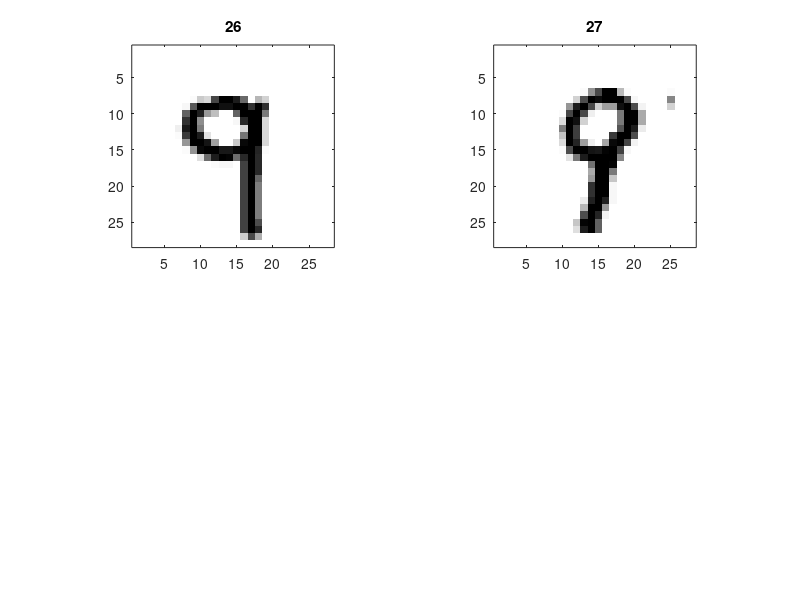

MATLAB code for this plot: (Note: this script raises an error after producing the figure.)
% Shape Context Demo #2
% MNIST digits

% load in the digit database (only needs to be done once per session)
if ~(exist('train_data')&exist('label_train'))
   load digit_100_train_easy;
%   load digit_100_train_hard;
end

% choose which two digits to compare:
mm=26;
nn=27;

%%%
%%%Define flags and parameters:
%%%
display_flag=1;
affine_start_flag=1;
polarity_flag=1;
nsamp=100;
eps_dum=0.25;
ndum_frac=0.25;        
mean_dist_global=[];
ori_weight=0.1;
nbins_theta=12;
nbins_r=5;
r_inner=1/8;
r_outer=2;
tan_eps=1.0;
n_iter=6;
beta_init=1;
r=1; % annealing rate
w=4;
sf=2.5;

cmap=flipud(gray);

%%%
%%% image loading
%%%


V1=reshape(train_data(mm,:),28,28)';
%V1=imresize(V1,sf,'bil');
V2=reshape(train_data(nn,:),28,28)';
%V2=imresize(V2,sf,'bil');
[N1,N2]=size(V1);

if display_flag
   figure(1)
   subplot(2,2,1)
   imagesc(V1);axis('image')
   title(int2str(mm))
   subplot(2,2,2)
   imagesc(V2);axis('image')
   title(int2str(nn))
   colormap(cmap)
   drawnow
end

%%%
%%% edge detection
%%%
[x2,y2,t2]=bdry_extract_3(V2);
nsamp2=length(x2);
if nsamp2>=nsamp
   [x2,y2,t2]=get_samples_1(x2,y2,t2,nsamp);
else
   error('shape #2 doesn''t have enough samples')
end
Y=[x2 y2];

% get boundary points
disp('extracting boundary points...')
[x1,y1,t1]=bdry_extract_3(V1);

nsamp1=length(x1);
if nsamp1>=nsamp
   [x1,y1,t1]=get_samples_1(x1,y1,t1,nsamp);
else
   error('shape #1 doesn''t have enough samples')
end
X=[x1 y1];

if display_flag
   subplot(2,2,3)
   plot(X(:,1),X(:,2),'b+')
   hold on
   quiver(X(:,1),X(:,2),cos(t1),sin(t1),0.5,'b')
   hold off
   axis('ij');axis([1 N2 1 N1])
   title([int2str(length(x1)) ' samples'])
   subplot(2,2,4)
   plot(Y(:,1),Y(:,2),'ro')
   hold on
   quiver(Y(:,1),Y(:,2),cos(t2),sin(t2),0.5,'r.')
   hold off
   axis('ij');axis([1 N2 1 N1])
   title([int2str(length(x2)) ' samples'])
   drawnow	
end

if display_flag
   [x,y]=meshgrid(linspace(1,N2,36),linspace(1,N1,36));
   x=x(:);y=y(:);M=length(x);
end

%%%
%%% compute correspondences
%%%
Xk=X;
tk=t1;
k=1;
s=1;
ndum=round(ndum_frac*nsamp);
out_vec_1=zeros(1,nsamp);
out_vec_2=zeros(1,nsamp);
while s
   disp(['iter=' int2str(k)])
   disp('computing shape contexts for (deformed) model...')
   [BH1,mean_dist_1]=sc_compute(Xk',zeros(1,nsamp),mean_dist_global,nbins_theta,nbins_r,r_inner,r_outer,out_vec_1);
   disp('done.')
   % apply the scale estimate from the warped model to the test shape
   disp('computing shape contexts for target...')
   [BH2,mean_dist_2]=sc_compute(Y',zeros(1,nsamp),mean_dist_global,nbins_theta,nbins_r,r_inner,r_outer,out_vec_2);
   disp('done.')

   if affine_start_flag
      if k==1
	 % use huge regularization to get affine behavior
	 lambda_o=1000;
      else
	 lambda_o=beta_init*r^(k-2);	 
      end
   else
      lambda_o=beta_init*r^(k-1);
   end
   beta_k=(mean_dist_2^2)*lambda_o;

   costmat_shape=hist_cost_2(BH1,BH2);
   theta_diff=repmat(tk,1,nsamp)-repmat(t2',nsamp,1);
%   costmat_theta=abs(atan2(sin(theta_diff),cos(theta_diff)))/pi;
   if polarity_flag
      % use edge polarity
      costmat_theta=0.5*(1-cos(theta_diff));
   else
      % ignore edge polarity
      costmat_theta=0.5*(1-cos(2*theta_diff));
   end      
   costmat=(1-ori_weight)*costmat_shape+ori_weight*costmat_theta;
   nptsd=nsamp+ndum;
   costmat2=eps_dum*ones(nptsd,nptsd);
   costmat2(1:nsamp,1:nsamp)=costmat;
   cvec=hungarian(costmat2);
%   cvec=hungarian_fast(costmat2);

   % update outlier indicator vectors
   [a,cvec2]=sort(cvec);
   out_vec_1=cvec2(1:nsamp)>nsamp;
   out_vec_2=cvec(1:nsamp)>nsamp;

   X2=NaN*ones(nptsd,2);
   X2(1:nsamp,:)=Xk;
   X2=X2(cvec,:);
   X2b=NaN*ones(nptsd,2);
   X2b(1:nsamp,:)=X;
   X2b=X2b(cvec,:);
   Y2=NaN*ones(nptsd,2);
   Y2(1:nsamp,:)=Y;

   % extract coordinates of non-dummy correspondences and use them
   % to estimate transformation
   ind_good=find(~isnan(X2b(1:nsamp,1)));
   n_good=length(ind_good);
   X3b=X2b(ind_good,:);
   Y3=Y2(ind_good,:);

   if display_flag
      figure(2)
      plot(X2(:,1),X2(:,2),'b+',Y2(:,1),Y2(:,2),'ro')
      hold on
      h=plot([X2(:,1) Y2(:,1)]',[X2(:,2) Y2(:,2)]','k-');
      
      if 1
%	 set(h,'linewidth',1)
	 quiver(Xk(:,1),Xk(:,2),cos(tk),sin(tk),0.5,'b')
	 quiver(Y(:,1),Y(:,2),cos(t2),sin(t2),0.5,'r')
      end
      hold off
      axis('ij')
      title([int2str(n_good) ' correspondences (warped X)'])
      axis([1 N2 1 N1])
      drawnow	
   end
   
   if display_flag
      % show the correspondences between the untransformed images
      figure(3)
      plot(X(:,1),X(:,2),'b+',Y(:,1),Y(:,2),'ro')
      ind=cvec(ind_good);
      hold on
      plot([X2b(:,1) Y2(:,1)]',[X2b(:,2) Y2(:,2)]','k-')
      hold off
      axis('ij')
      title([int2str(n_good) ' correspondences (unwarped X)'])
      axis([1 N2 1 N1])
      drawnow	
   end

   [cx,cy,E]=bookstein(X3b,Y3,beta_k);

   % calculate affine cost
   A=[cx(n_good+2:n_good+3,:) cy(n_good+2:n_good+3,:)];
   s=svd(A);
   aff_cost=log(s(1)/s(2));
   
   % calculate shape context cost
   [a1,b1]=min(costmat,[],1);
   [a2,b2]=min(costmat,[],2);
   sc_cost=max(mean(a1),mean(a2));
   
   % warp each coordinate
   fx_aff=cx(n_good+1:n_good+3)'*[ones(1,nsamp); X'];
   d2=max(dist2(X3b,X),0);
   U=d2.*log(d2+eps);
   fx_wrp=cx(1:n_good)'*U;
   fx=fx_aff+fx_wrp;
   fy_aff=cy(n_good+1:n_good+3)'*[ones(1,nsamp); X'];
   fy_wrp=cy(1:n_good)'*U;
   fy=fy_aff+fy_wrp;

   Z=[fx; fy]';

   % apply the warp to the tangent vectors to get the new angles
   Xtan=X+tan_eps*[cos(t1) sin(t1)];
   fx_aff=cx(n_good+1:n_good+3)'*[ones(1,nsamp); Xtan'];
   d2=max(dist2(X3b,Xtan),0);
   U=d2.*log(d2+eps);
   fx_wrp=cx(1:n_good)'*U;
   fx=fx_aff+fx_wrp;
   fy_aff=cy(n_good+1:n_good+3)'*[ones(1,nsamp); Xtan'];
   fy_wrp=cy(1:n_good)'*U;
   fy=fy_aff+fy_wrp;
   
   Ztan=[fx; fy]';
   tk=atan2(Ztan(:,2)-Z(:,2),Ztan(:,1)-Z(:,1));

   if display_flag
      figure(4)
      plot(Z(:,1),Z(:,2),'b+',Y(:,1),Y(:,2),'ro');
      axis('ij')
      title(['k=' int2str(k) ', \lambda_o=' num2str(lambda_o) ', I_f=' num2str(E) ', aff.cost=' num2str(aff_cost) ', SC cost=' num2str(sc_cost)])
      axis([1 N2 1 N1])
      % show warped coordinate grid
      fx_aff=cx(n_good+1:n_good+3)'*[ones(1,M); x'; y'];
      d2=dist2(X3b,[x y]);
      fx_wrp=cx(1:n_good)'*(d2.*log(d2+eps));
      fx=fx_aff+fx_wrp;
      fy_aff=cy(n_good+1:n_good+3)'*[ones(1,M); x'; y'];
      fy_wrp=cy(1:n_good)'*(d2.*log(d2+eps));
      fy=fy_aff+fy_wrp;
      hold on
      plot(fx,fy,'k.','markersize',1)
      hold off
      drawnow
   end
   
   % update Xk for the next iteration
   Xk=Z;
  
   if k==n_iter
      s=0;
   else
      k=k+1;
   end
end

%%%
%%% grayscale warping
%%%

[x,y]=meshgrid(1:N2,1:N1);
x=x(:);y=y(:);M=length(x);
fx_aff=cx(n_good+1:n_good+3)'*[ones(1,M); x'; y'];
d2=dist2(X3b,[x y]);
fx_wrp=cx(1:n_good)'*(d2.*log(d2+eps));
fx=fx_aff+fx_wrp;
fy_aff=cy(n_good+1:n_good+3)'*[ones(1,M); x'; y'];
fy_wrp=cy(1:n_good)'*(d2.*log(d2+eps));
fy=fy_aff+fy_wrp;
disp('computing warped image...')
V1w=griddata(reshape(fx,N1,N2),reshape(fy,N1,N2),V1,reshape(x,N1,N2),reshape(y,N1,N2));   
fz=find(isnan(V1w)); V1w(fz)=0;
ssd=(V2-V1w).^2;
ssd_global=sum(ssd(:));
if display_flag
   figure(5)
   subplot(2,2,1)
   im(V1)
   subplot(2,2,2)
   im(V2)
   subplot(2,2,4)
   im(V1w)
   title('V1 after warping')
   subplot(2,2,3)
   im(V2-V1w)
   h=title(['SSD=' num2str(ssd_global)]);
   colormap(cmap)
end

%%%
%%% windowed SSD comparison
%%%
wd=2*w+1;
win_fun=gaussker(wd);
% extract sets of blocks around each coordinate
% first do 1st shape; need to use transformed coords.
win_list_1=zeros(nsamp,wd^2);
for qq=1:nsamp
   row_qq=round(Xk(qq,2));
   col_qq=round(Xk(qq,1));
   row_qq=max(w+1,min(N1-w,row_qq));
   col_qq=max(w+1,min(N2-w,col_qq));
   tmp=V1w(row_qq-w:row_qq+w,col_qq-w:col_qq+w);
   tmp=win_fun.*tmp;
   win_list_1(qq,:)=tmp(:)';
end
% now do 2nd shape
win_list_2=zeros(nsamp,wd^2);
for qq=1:nsamp
   row_qq=round(Y(qq,2));
   col_qq=round(Y(qq,1));
   row_qq=max(w+1,min(N1-w,row_qq));
   col_qq=max(w+1,min(N2-w,col_qq));
   tmp=V2(row_qq-w:row_qq+w,col_qq-w:col_qq+w);
   tmp=win_fun.*tmp;
   win_list_2(qq,:)=tmp(:)';
end
ssd_all=sqrt(dist2(win_list_1,win_list_2));
if 0
   % visualize paired-up patches
   for qq=1:nsamp
      im([reshape(win_list_1(qq,:),wd,wd) reshape(win_list_2(b2(qq),:),wd,wd); ...
	  reshape(win_list_2(qq,:),wd,wd) reshape(win_list_1(b1(qq),:),wd,wd)])
      colormap(cmap)
      pause
   end
end
% loop over nearest neighbors in both directions, project in
% both directions, take maximum
cost_1=0;
cost_2=0;
for qq=1:nsamp
   cost_1=cost_1+ssd_all(qq,b2(qq));
   cost_2=cost_2+ssd_all(b1(qq),qq);
end
ssd_local=(1/nsamp)*max(mean(cost_1),mean(cost_2));
ssd_local_avg=(1/nsamp)*0.5*(mean(cost_1)+mean(cost_2));
if display_flag
%   set(h,'string',['local SSD=' num2str(ssd_local) ', avg. local SSD=' num2str(ssd_local_avg)])
   set(h,'string',['local SSD=' num2str(ssd_local)])
end

